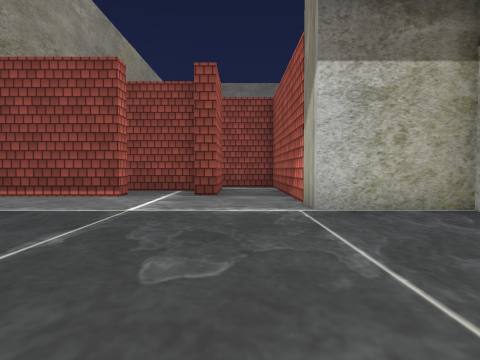
[1] (above)

18 first-person views from a walk through a 3-D level made in the Unity game engine. The camera is 0.6 m above the floor, tilts 2° down and sees 75° across. Doors are open. The floor is counted in squares, 1 m on a side. Each view is taken from the middle of a square. On the plan, view 1 faces up. The plan holds only what a view shows up to about 9 squares ahead; the rest is blank. The place goes on beyond the plan. The player character is not drawn. Some surface patterns are stand-ins.

[2]
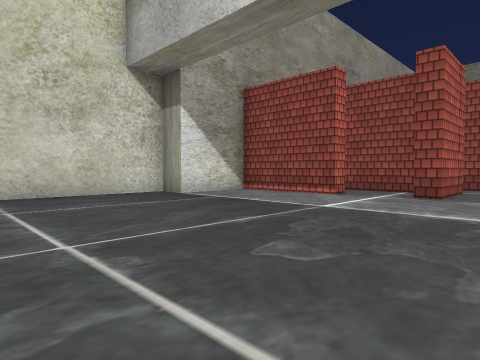

[3]
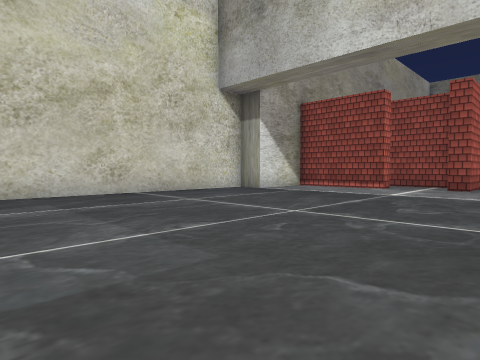

[4]
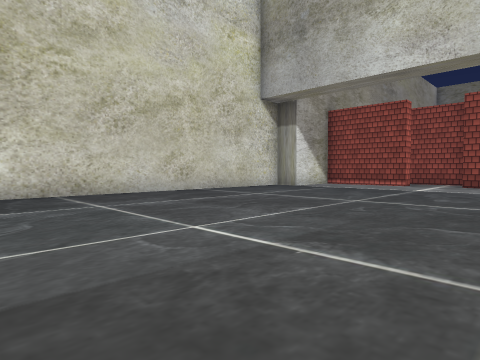

[5]
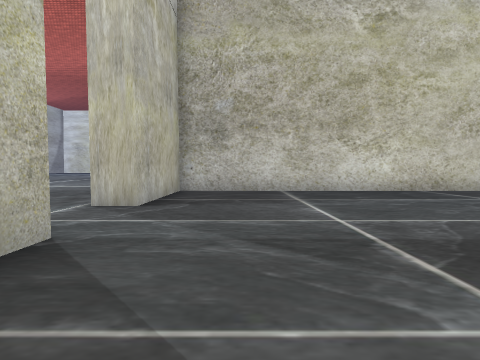

[6]
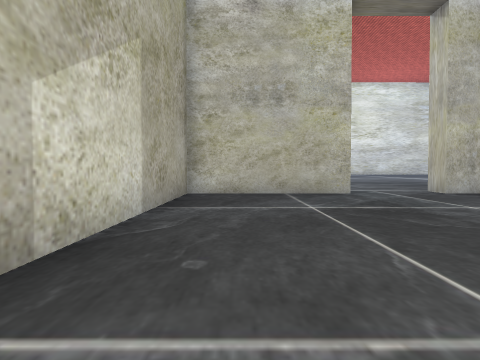

[7]
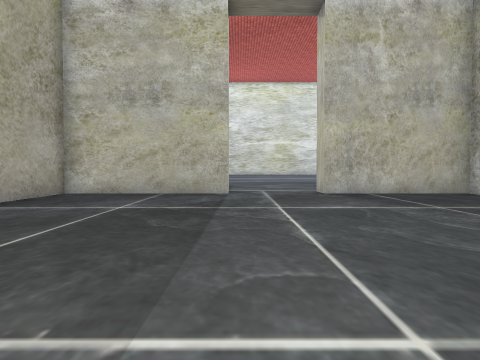

[8]
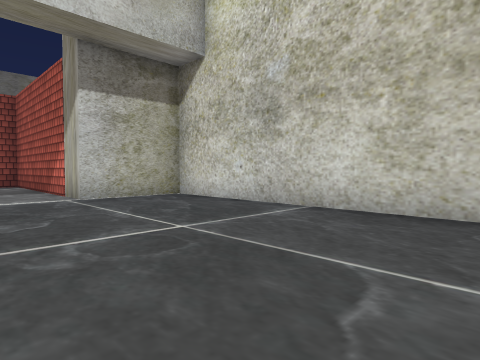

[9]
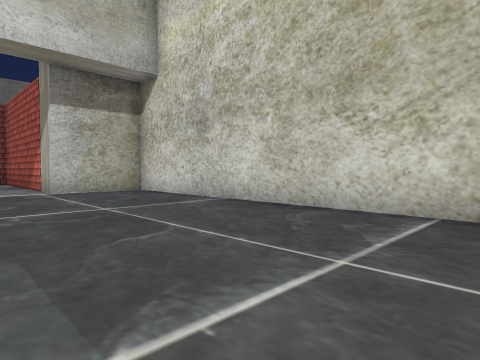

[10]
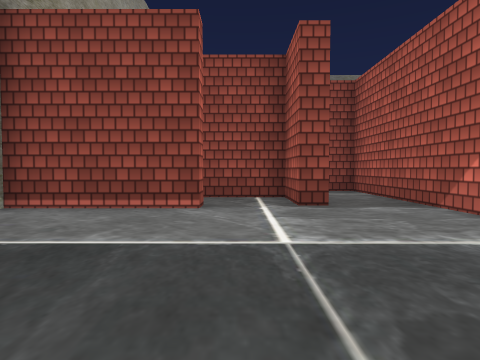

[11]
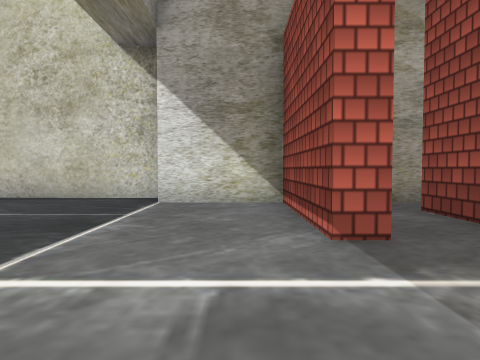

[12]
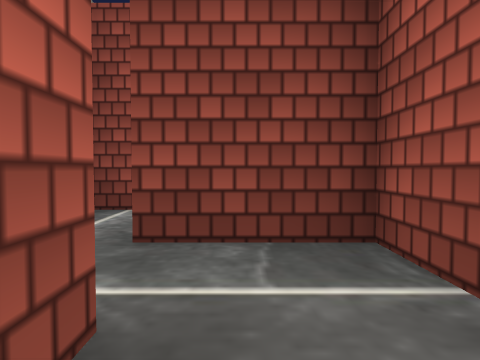

[13]
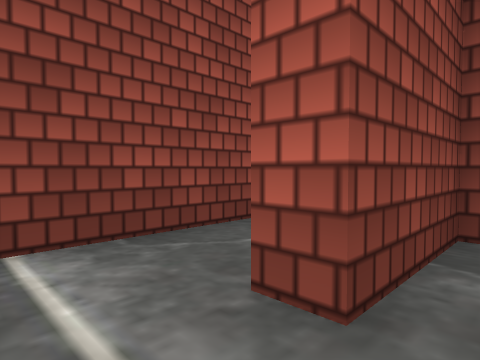

[14]
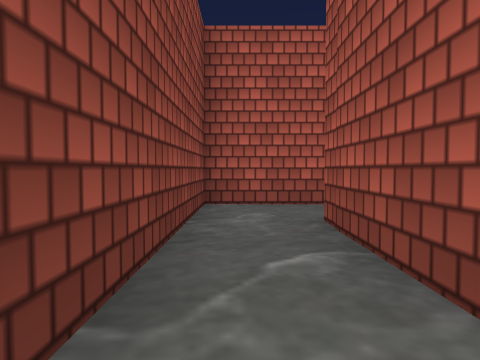

[15]
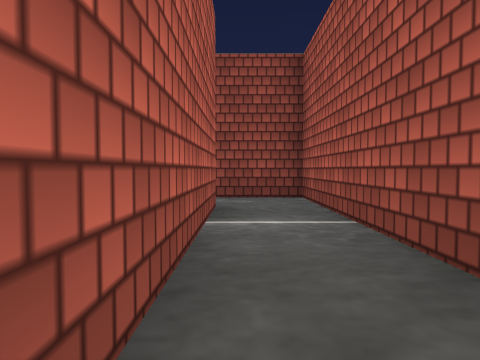

[16]
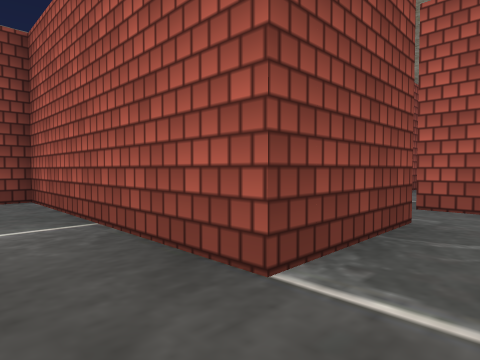

[17]
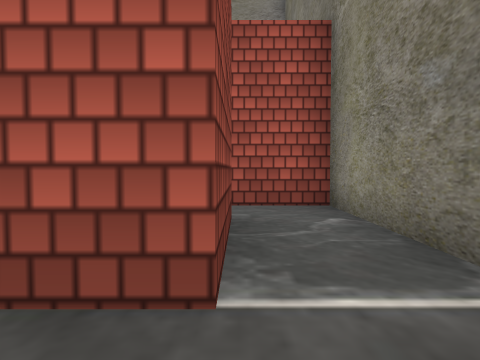

[18]
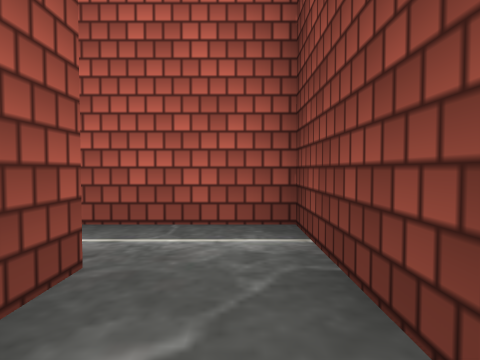

### Floor plan
Ten units are one square. View 1 is at (0, 0); x grows to the right and y downward. Boxes are objects, and circles mark ways between rooms. Rooms are numbered by the first view taken in them; rooms with no view inside come last. Other rooms are left out.
<svg viewBox="-71 -135 147 250">
<path fill="none" stroke="#000" d="M-8 97 33 97 33 -46 11 -46 11 -95M-26 -74 -26 -68 -56 -68 -56 -46 -65 -46 -66 97 -31 97 -31 105M-5 -92 -5 -71 -9 -71 -9 -86 -24 -86M11 -95 11 -105 -9 -105 -9 -110 16 -110M16 -126 -24 -126 -24 -102M39 -55 71 -55 71 -75M59 -71 33 -71 33 -91M16 -91 16 -64M16 -110 16 -91M33 -91 33 -126 16 -126"/>
<circle cx="0" cy="-85" r="3" fill="#2a7"/>
<circle cx="5" cy="-120" r="3" fill="#2a7"/>
<circle cx="15" cy="-90" r="3" fill="#2a7"/>
<text x="-20" y="20">1</text>
<text x="-10" y="-110">2</text>
<text x="40" y="-60">3</text>
<text x="20" y="-110">4</text>
</svg>
Room 1 opens to room 2. Room 2 opens to room 4. Room 3 opens to room 4.

Where each view was taken, in squares from view 1:
view 1: 0 up, 0 right, facing up
view 2: 0 up, 1 right, facing up-left
view 3: 3 down, 1 right, facing up-left
view 4: 5 down, 1 right, facing up-left
view 5: 8 down, 2 right, facing left
view 6: 2 down, 2 right, facing down
view 7: 2 down, 1 left, facing down
view 8: 2 down, 1 left, facing up-right
view 9: 4 down, 1 left, facing up-right
view 10: 2 up, 2 left, facing up
view 11: 6 up, 0 right, facing left
view 12: 8 up, 0 right, facing up
view 13: 10 up, 2 left, facing up-right
view 14: 12 up, 2 left, facing right
view 15: 6 up, 2 right, facing up
view 16: 6 up, 2 right, facing up-right
view 17: 7 up, 2 right, facing right
view 18: 12 up, 1 right, facing left
